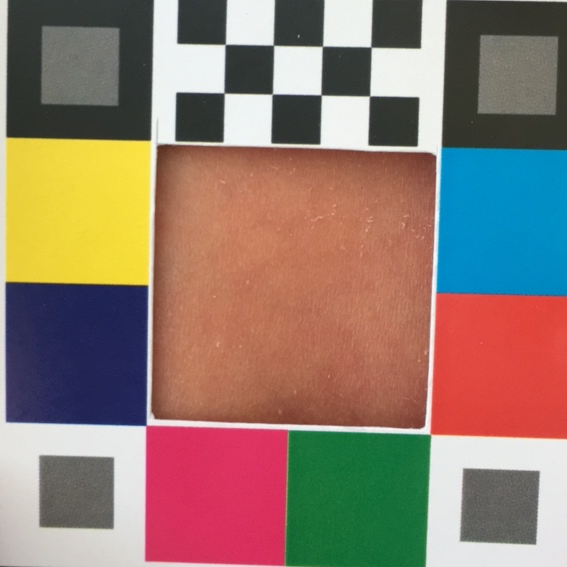
#> input picture NeoJaundice/images/0095-3.jpg, 567 x 567 px; its folder holds only this picture in this run
$ python -i skin_detection.py   (imports and definitions only)
#> lines starting #> are read from the running program, lines starting #| are printed output that depends on the picture; after the words box and inside, x2 and y2 are one past the last pixel; in counts of white or black regions, pixels touching at a corner belong together
#> further down, picture is the input picture: shape (567, 567, 3); mean B, G, R 110.5, 123.1, 145.5
# our custom transformer to detect only skin
import matplotlib.pyplot as plt
import cv2
import numpy as np

def custom_skin_detector(img):
    img = np.array(img)
    img_HSV = cv2.cvtColor(img, cv2.COLOR_BGR2HSV)
#> img_HSV: shape (567, 567, 3); mean H, S, V 53.1, 108.5, 165.9

    #skin color range for h in hsv
    HSV_mask = cv2.inRange(img_HSV[:,:,0], np.array((0)), np.array((17)))
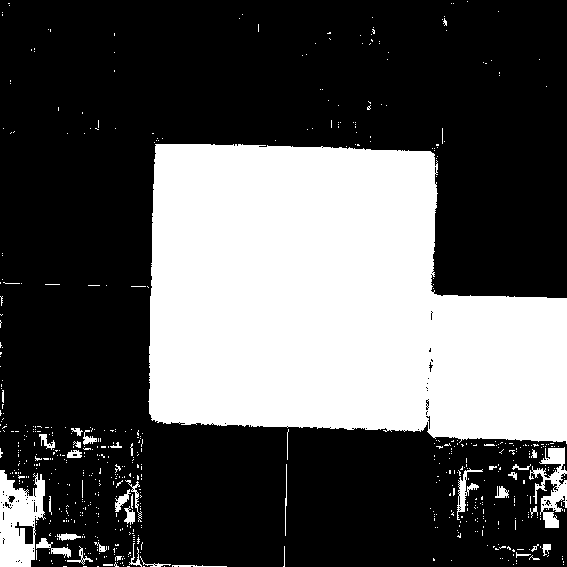
#> HSV_mask: shape (567, 567); 33.2% white; 609 white regions (569 under 20 px), largest, box (x1, y1, x2, y2) and area: (148, 144, 567, 444) 98311, (0, 470, 46, 567) 2912, (529, 447, 567, 528) 1339
    HSV_mask = cv2.morphologyEx(HSV_mask,cv2.MORPH_OPEN,np.ones((3,3),np.uint8))
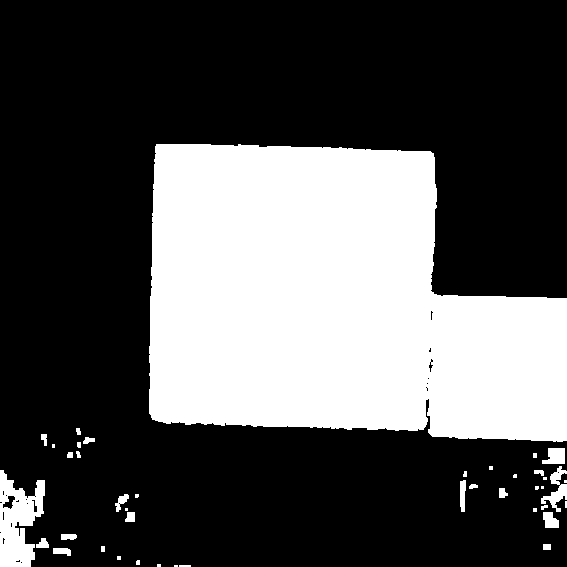
#> HSV_mask: shape (567, 567); 32.1% white; 41 white regions (15 under 20 px), largest, box (x1, y1, x2, y2) and area: (149, 144, 567, 442) 98104, (0, 470, 45, 567) 2737, (541, 466, 567, 512) 467

    #converting from gbr to YCbCr color space
    img_YCrCb = cv2.cvtColor(img, cv2.COLOR_BGR2YCrCb)
#> img_YCrCb: shape (567, 567, 3); mean of channels 0, 1, 2 128.4, 140.2, 117.9

    #putting all values of y to 0
    img_YCrCb[:,:,0] = 0
#> img_YCrCb: shape (567, 567, 3); mean of channels 0, 1, 2 0, 140.2, 117.9

    #skin color range for ycrcb color space
    YCrCb_mask = cv2.inRange(img_YCrCb, np.array((0, 135, 85)), np.array((255,180,135)))
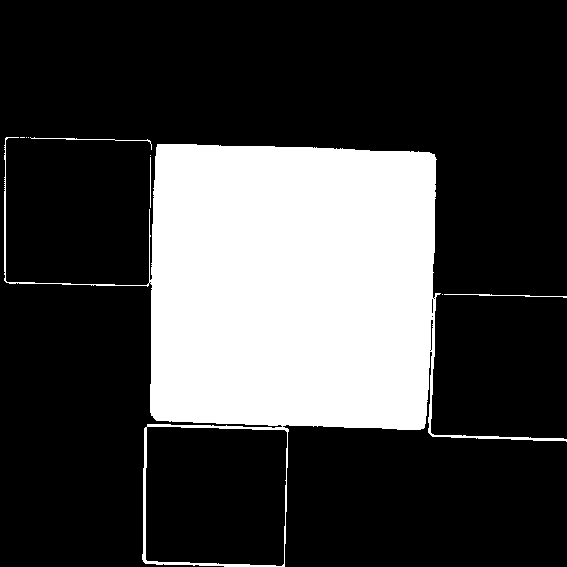
#> YCrCb_mask: shape (567, 567); 25.2% white; 9 white regions (5 under 20 px), largest, box (x1, y1, x2, y2) and area: (4, 137, 567, 567) 80647, (444, 294, 567, 298) 144, (30, 137, 152, 150) 143, (150, 157, 151, 208) 51
    YCrCb_mask = cv2.morphologyEx(YCrCb_mask, cv2.MORPH_OPEN, np.ones((3,3), np.uint8))
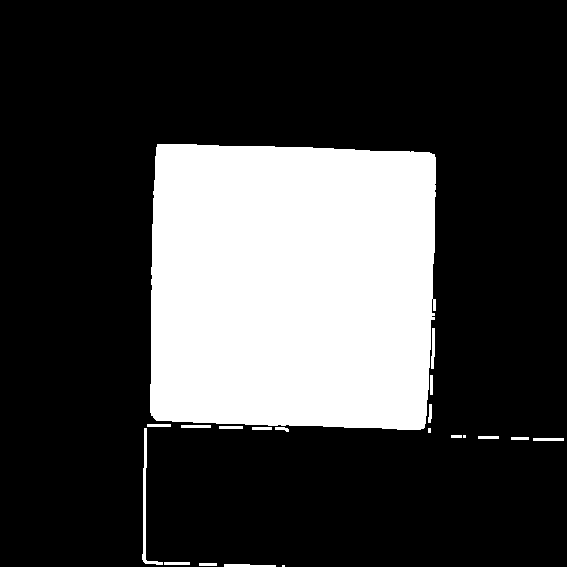
#> YCrCb_mask: shape (567, 567); 24.8% white; 20 white regions (3 under 20 px), largest, box (x1, y1, x2, y2) and area: (150, 144, 436, 430) 77995, (142, 428, 163, 565) 465, (224, 564, 276, 567) 130

    #global mask made from YCrCb mask and hsv mask
    global_mask=cv2.bitwise_and(YCrCb_mask,HSV_mask)
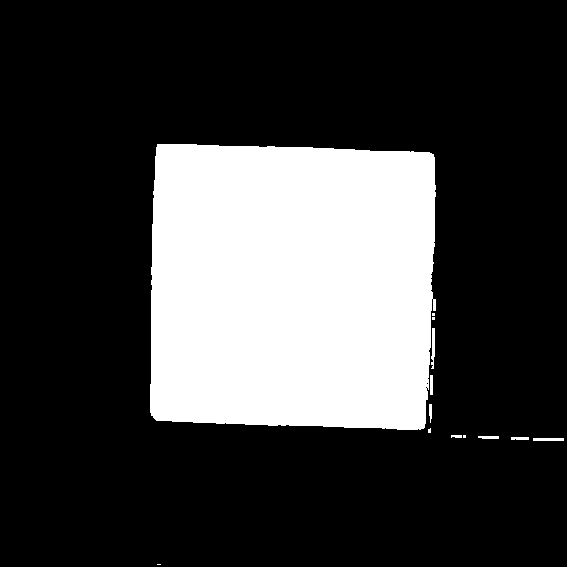
#> global_mask: shape (567, 567); 24.4% white; 13 white regions (5 under 20 px), largest, box (x1, y1, x2, y2) and area: (150, 144, 436, 430) 77856, (431, 328, 435, 369) 115, (533, 438, 564, 441) 93
    global_mask=cv2.medianBlur(global_mask,3)
#> global_mask: shape (567, 567); 24.4% white; 7 white regions (1 under 20 px), largest, box (x1, y1, x2, y2) and area: (150, 144, 436, 430) 78097, (533, 438, 564, 441) 89, (479, 436, 499, 439) 55, (511, 437, 529, 440) 50, (429, 404, 432, 419) 40, (451, 435, 466, 438) 32
    global_mask = cv2.morphologyEx(global_mask, cv2.MORPH_OPEN, np.ones((4,4), np.uint8))
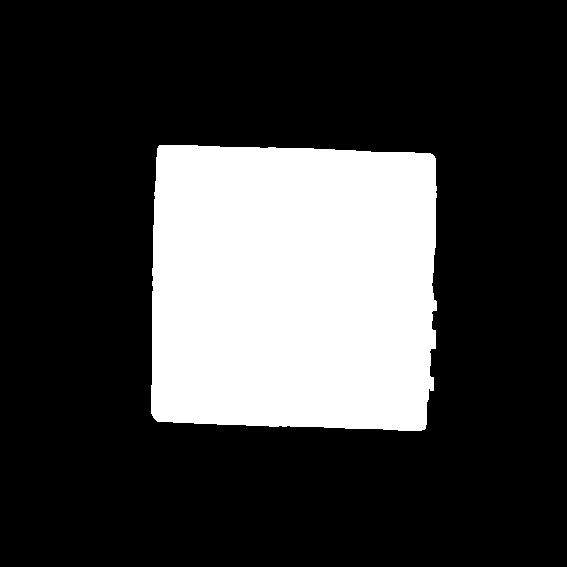
#> global_mask: shape (567, 567); 24.3% white; 1 white region, box (x1, y1, x2, y2) and area: (151, 145, 437, 431) 78012
    global_img = cv2.bitwise_and(img,img,mask=global_mask)
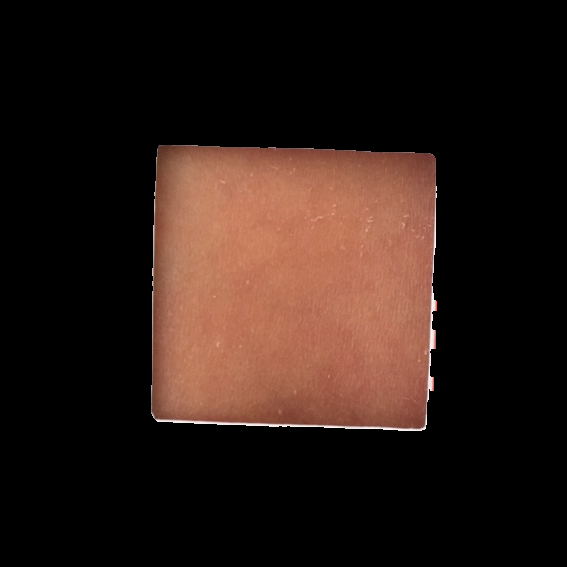
#> global_img: shape (567, 567, 3); mean B, G, R 21.1, 27, 42.8
    global_img = cv2.cvtColor(global_img,cv2.COLOR_BGR2RGB)
    return global_img

>>> import cv2
>>> picture = cv2.imread('../NeoJaundice/images/0095-3.jpg')
>>> result = custom_skin_detector(picture)

$ run again, on NeoJaundice/images/0117-3.jpg
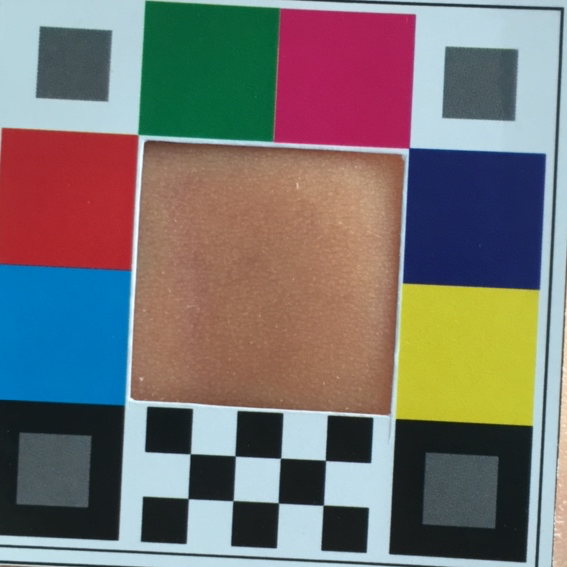
#> input picture NeoJaundice/images/0117-3.jpg, 567 x 567 px
#> picture is the input picture: shape (567, 567, 3); mean B, G, R 113.3, 115.7, 119.9
#> img_HSV: shape (567, 567, 3); mean H, S, V 82.8, 115.6, 149.7
#> in custom_skin_detector, `HSV_mask = cv2.inRange(img_HSV[:,:,0], np.array((0)), np.array((17)))`:
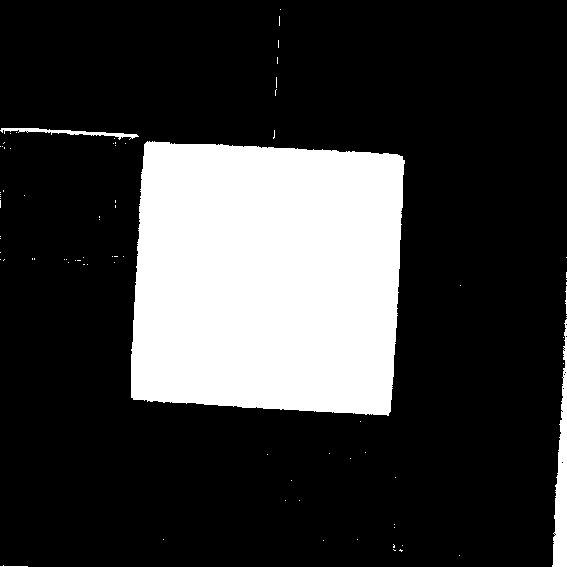
#> HSV_mask: shape (567, 567); 22.1% white; 82 white regions (77 under 20 px), largest, box (x1, y1, x2, y2) and area: (131, 141, 405, 416) 68300, (552, 319, 567, 567) 1961, (0, 128, 139, 140) 486, (565, 286, 567, 314) 32, (0, 565, 28, 567) 29
#> in custom_skin_detector, `global_img = cv2.bitwise_and(img,img,mask=global_mask)`:
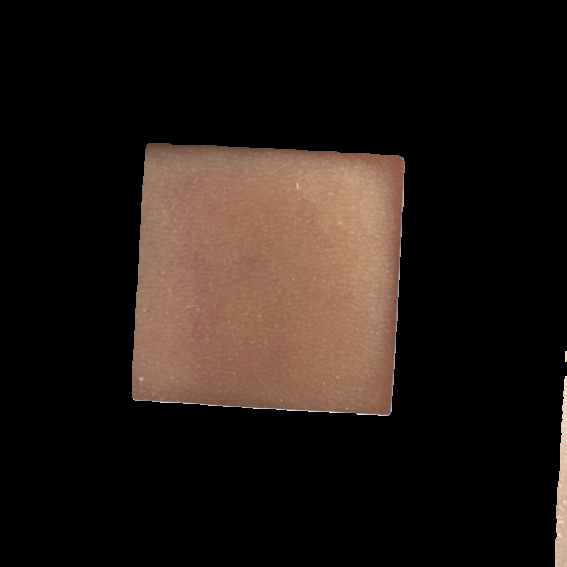
#> global_img: shape (567, 567, 3); mean B, G, R 20.5, 25.4, 34.4

$ run again, on NeoJaundice/images/0134-1.jpg
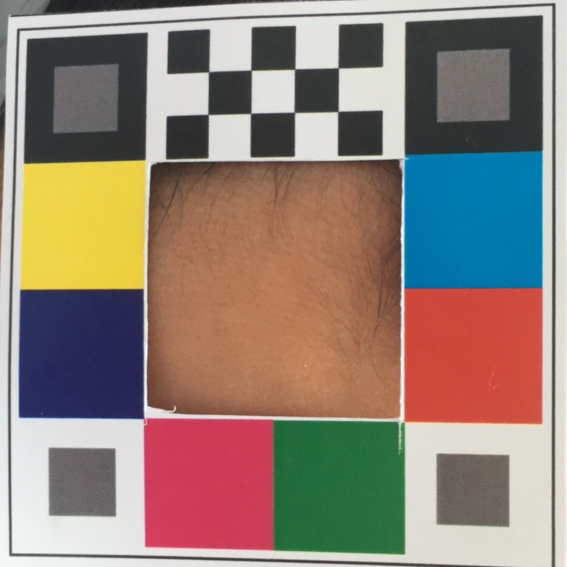
#> input picture NeoJaundice/images/0134-1.jpg, 567 x 567 px
#> picture is the input picture: shape (567, 567, 3); mean B, G, R 119, 129.1, 145.1
#> img_HSV: shape (567, 567, 3); mean H, S, V 54.8, 89.5, 162
#> in custom_skin_detector, `HSV_mask = cv2.inRange(img_HSV[:,:,0], np.array((0)), np.array((17)))`:
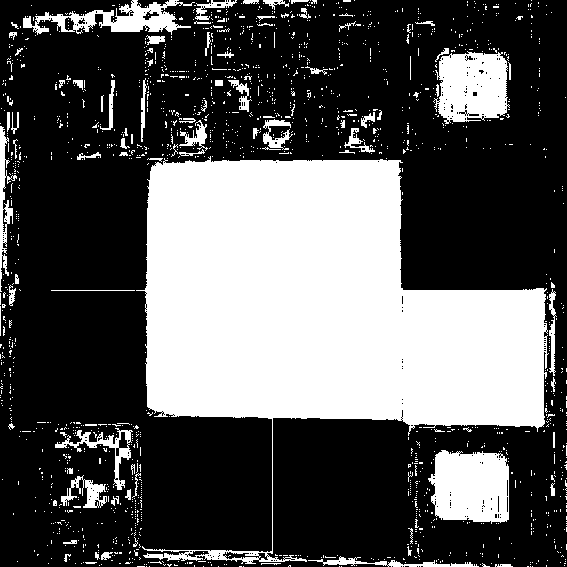
#> HSV_mask: shape (567, 567); 34.1% white; 1629 white regions (1540 under 20 px), largest, box (x1, y1, x2, y2) and area: (136, 156, 549, 564) 85851, (428, 450, 509, 524) 4930, (433, 51, 510, 124) 4204
#> in custom_skin_detector, `global_img = cv2.bitwise_and(img,img,mask=global_mask)`:
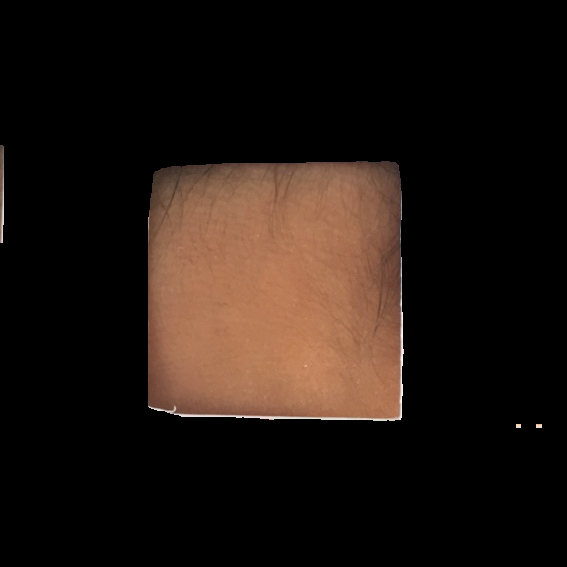
#> global_img: shape (567, 567, 3); mean B, G, R 16.6, 22.2, 32.3

$ run again, on NeoJaundice/images/0161-1.jpg
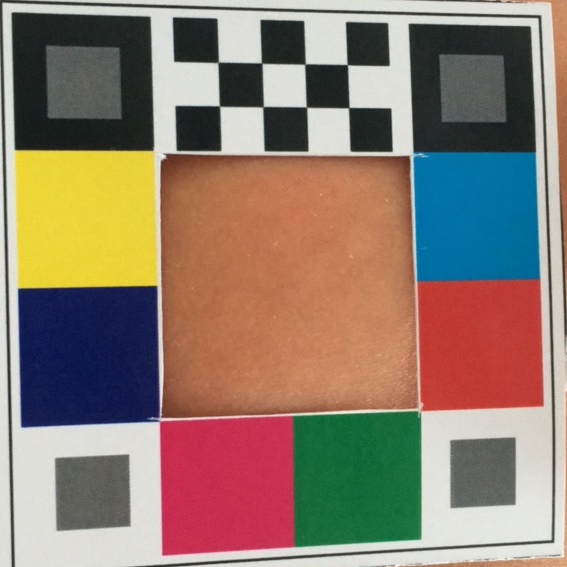
#> input picture NeoJaundice/images/0161-1.jpg, 567 x 567 px
#> picture is the input picture: shape (567, 567, 3); mean B, G, R 109.8, 124, 143.4
#> img_HSV: shape (567, 567, 3); mean H, S, V 52.3, 102.9, 160.1
#> in custom_skin_detector, `global_img = cv2.bitwise_and(img,img,mask=global_mask)`:
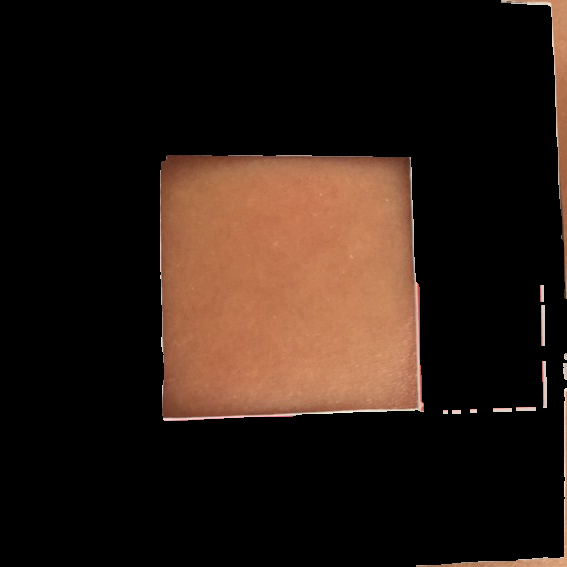
#> global_img: shape (567, 567, 3); mean B, G, R 19.1, 26.7, 40.9
